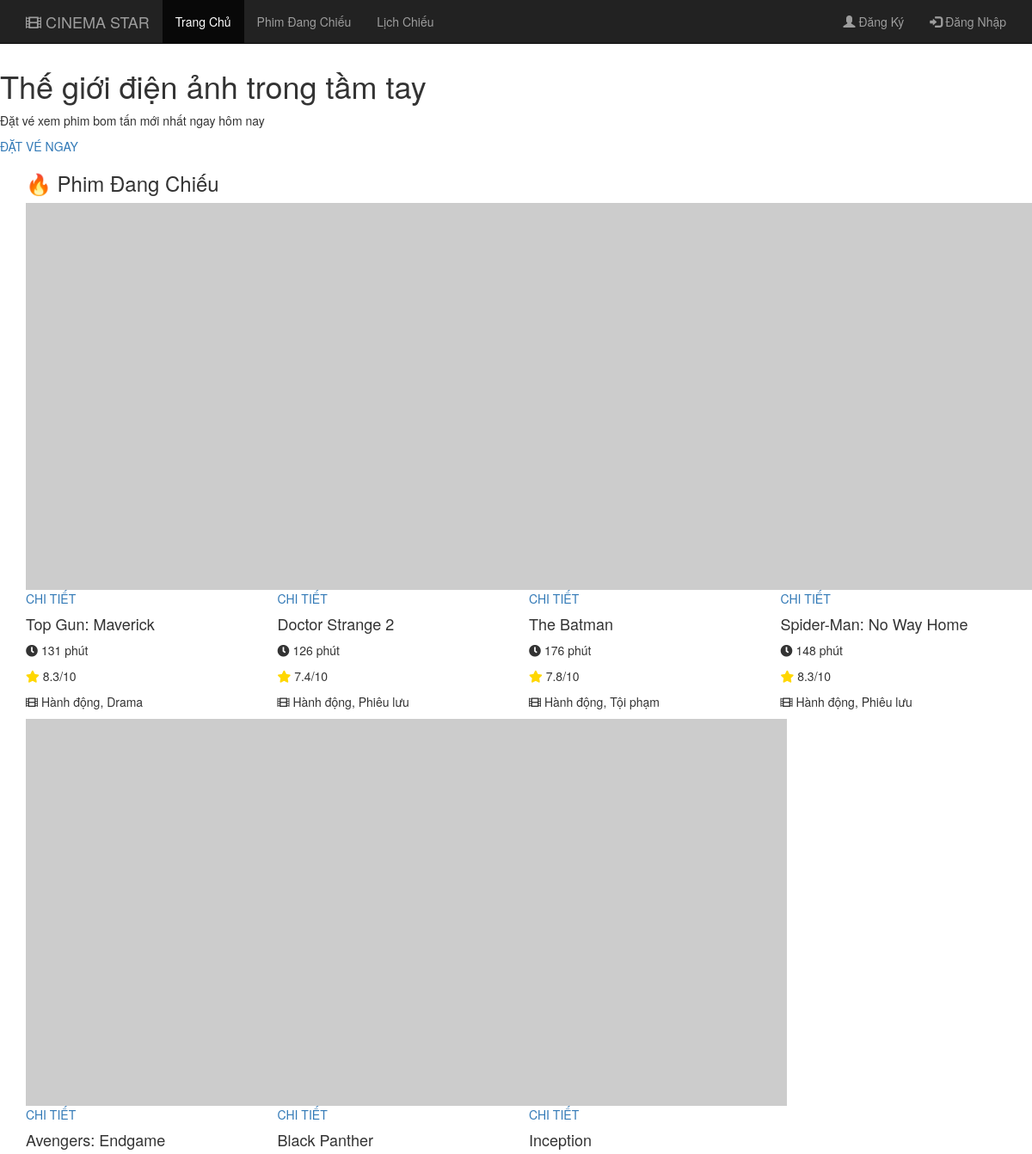
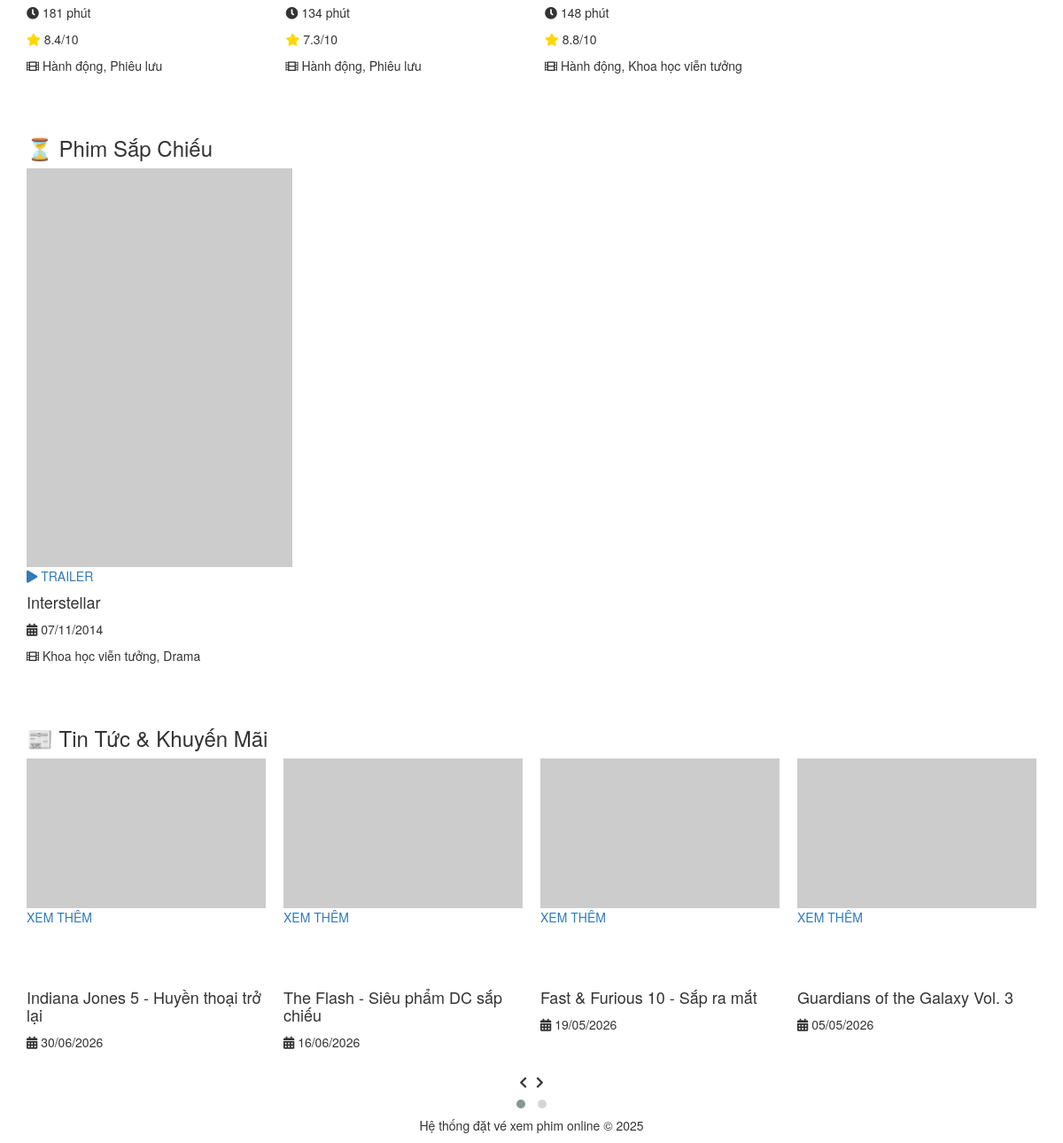
The page / on the database its author committed (2 pictures, top to bottom).
### tables this page shows
CREATE TABLE IF NOT EXISTS `tbl_movie` (
  `movie_id` int(11) NOT NULL AUTO_INCREMENT,
  `movie_name` varchar(200) NOT NULL,
  `director` varchar(100) DEFAULT NULL,
  `cast` text DEFAULT NULL,
  `description` text DEFAULT NULL,
  `image` varchar(500) DEFAULT NULL,
  `video_url` varchar(500) DEFAULT NULL,
  `duration` int(11) DEFAULT NULL COMMENT 'Thời lượng phim (phút)',
  `genre` varchar(100) DEFAULT NULL,
  `release_date` date DEFAULT NULL,
  `rating` decimal(3,1) DEFAULT 0.0,
  `status` enum('coming_soon','now_showing','ended') DEFAULT 'now_showing',
  `created_at` timestamp NOT NULL DEFAULT current_timestamp(),
  PRIMARY KEY (`movie_id`)
);

CREATE TABLE IF NOT EXISTS `tbl_news` (
  `news_id` int(11) NOT NULL AUTO_INCREMENT,
  `name` varchar(200) NOT NULL,
  `cast` text DEFAULT NULL,
  `news_date` date DEFAULT NULL,
  `attachment` varchar(500) DEFAULT NULL,
  `description` text DEFAULT NULL,
  `created_at` timestamp NOT NULL DEFAULT current_timestamp(),
  PRIMARY KEY (`news_id`)
);

### index.php (the view, shortened to what this page needs)
<?php include('src/includes/header.php'); ?>
<div class="hero-section">
    <div class="hero-content">
        <h1>Thế giới điện ảnh trong tầm tay</h1>
        <p>Đặt vé xem phim bom tấn mới nhất ngay hôm nay</p>
        <a href="#movies-list" class="btn-booking">ĐẶT VÉ NGAY</a>
    </div>
</div>
<div class="container" id="movies-list">
    <h3 class="section-title">🔥 Phim Đang Chiếu</h3>
    <div class="row">
        <?php
        $qry = mysqli_query($con, "SELECT * FROM tbl_movie WHERE status='now_showing' ORDER BY release_date DESC LIMIT 8");
        if(mysqli_num_rows($qry) > 0) {
            while($movie = mysqli_fetch_array($qry)) {
        ?>
            <div class="col-md-3 col-sm-6">
                <div class="movie-card">
                    <div class="movie-img-wrap">
                        <img src="<?php echo $movie['image'];?>" alt="<?php echo htmlspecialchars($movie['movie_name']);?>" onerror="this.src='https://via.placeholder.com/300x450?text=No+Image';">
                        <div class="movie-overlay">
                            <a href="movie_details.php?id=<?php echo $movie['movie_id'];?>" class="btn-get-ticket">CHI TIẾT</a>
                        </div>
                    </div>
                    <div class="movie-info">
                        <h4><?php echo htmlspecialchars($movie['movie_name']);?></h4>
                        <p><i class="fas fa-clock"></i> <?php echo $movie['duration'];?> phút</p>
                        <p><i class="fas fa-star" style="color:#ffd700"></i> <?php echo $movie['rating'];?>/10</p>
                        <p><i class="fas fa-film"></i> <?php echo htmlspecialchars($movie['genre']);?></p>
                    </div>
                </div>
            </div>
        <?php
            }
        } else {
            echo '<div class="col-md-12"><p class="text-center" style="color:#999;">Hiện chưa có phim nào đang chiếu.</p></div>';
        }
        ?>
    </div>
    <h3 class="section-title" style="margin-top: 60px;">⏳ Phim Sắp Chiếu</h3>
    <div class="row">
         <?php
            $qry2 = mysqli_query($con, "SELECT * FROM tbl_movie WHERE status='coming_soon' ORDER BY release_date DESC LIMIT 4");
            if(mysqli_num_rows($qry2) > 0) {
                while($movie = mysqli_fetch_array($qry2)) {
         ?>
            <div class="col-md-3 col-sm-6">
                <div class="movie-card">
                    <div class="movie-img-wrap">
                        <img src="<?php echo $movie['image'];?>" alt="<?php echo htmlspecialchars($movie['movie_name']);?>" onerror="this.src='https://via.placeholder.com/300x450?text=Coming+Soon';">
                        <div class="movie-overlay">
                            <?php if(!empty($movie['video_url'])) { ?>
                                <a href="<?php echo $movie['video_url'];?>" target="_blank" class="btn-get-ticket">
                                    <i class="fas fa-play"></i> TRAILER
                                </a>
                            <?php } else { ?>
                                <a href="src/pages/movie_details.php?id=<?php echo $movie['movie_id'];?>" class="btn-get-ticket">CHI TIẾT</a>
                            <?php } ?>
                        </div>
                    </div>
                    <div class="movie-info">
                        <h4><?php echo htmlspecialchars($movie['movie_name']);?></h4>
                        <p><i class="fas fa-calendar-alt"></i> <?php echo date('d/m/Y', strtotime($movie['release_date']));?></p>
                        <p><i class="fas fa-film"></i> <?php echo htmlspecialchars($movie['genre']);?></p>
                    </div>
                </div>
            </div>
         <?php
                }
            } else {
                echo '<div class="col-md-12"><p class="text-center" style="color:#999;">Hiện chưa có phim nào sắp chiếu.</p></div>';
            }
         ?>
    </div>
    <h3 class="section-title" style="margin-top: 60px;">📰 Tin Tức & Khuyến Mãi</h3>
    <div class="owl-carousel owl-theme news-slider">
        <?php
        $news_qry = mysqli_query($con, "SELECT * FROM tbl_news ORDER BY news_date DESC");
        if(mysqli_num_rows($news_qry) > 0) {
            while($news = mysqli_fetch_array($news_qry)) {
        ?>
            <div class="item">
                <div class="movie-card">
                    <div class="movie-img-wrap" style="height: 250px;">
                        <img src="<?php echo $news['attachment'];?>" alt="<?php echo htmlspecialchars($news['name']);?>" onerror="this.src='https://via.placeholder.com/400x250?text=News';">
                        <div class="movie-overlay">
                            <a href="#" class="btn-get-ticket">XEM THÊM</a>
                        </div>
                    </div>
                    <div class="movie-info">
                        <h4><?php echo htmlspecialchars($news['name']);?></h4>
                        <p><i class="fas fa-calendar-alt"></i> <?php echo date('d/m/Y', strtotime($news['news_date']));?></p>
                    </div>
                </div>
            </div>
        <?php
            }
        } else {
            echo '<div class="item"><p class="text-center" style="color:#999;">Hiện chưa có tin tức nào.</p></div>';
        }
        ?>
    </div>
</div>
<?php include('src/includes/footer.php'); ?>

### rows shown on the page
tbl_movie: movie_name "Top Gun: Maverick", duration "131", rating "8.3", genre "Hành động, Drama"
tbl_movie: movie_name "Doctor Strange 2", duration "126", rating "7.4", genre "Hành động, Phiêu lưu"
tbl_movie: movie_name "The Batman", duration "176", rating "7.8", genre "Hành động, Tội phạm"
tbl_movie: movie_name "Spider-Man: No Way Home", duration "148", rating "8.3", genre "Hành động, Phiêu lưu"
tbl_movie: movie_name "Avengers: Endgame", duration "181", rating "8.4", genre "Hành động, Phiêu lưu"
tbl_movie: movie_name "Black Panther", duration "134", rating "7.3", genre "Hành động, Phiêu lưu"
tbl_movie: movie_name "Inception", duration "148", rating "8.8", genre "Hành động, Khoa học viễn tưởng"
tbl_movie: movie_name "Interstellar", release_date "07/11/2014", genre "Khoa học viễn tưởng, Drama"
tbl_news: name "Indiana Jones 5 - Huyền thoại trở lại", news_date "30/06/2026"
tbl_news: name "The Flash - Siêu phẩm DC sắp chiếu", news_date "16/06/2026"
tbl_news: name "Fast & Furious 10 - Sắp ra mắt", news_date "19/05/2026"
tbl_news: name "Guardians of the Galaxy Vol. 3", news_date "05/05/2026"
